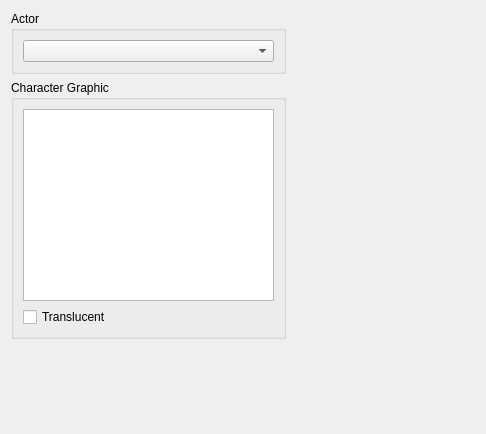
<?xml version="1.0" encoding="UTF-8"?>
<ui version="4.0">
 <class>ChangeActorGraphicWidget</class>
 <widget class="QWidget" name="ChangeActorGraphicWidget">
  <property name="geometry">
   <rect>
    <x>0</x>
    <y>0</y>
    <width>486</width>
    <height>434</height>
   </rect>
  </property>
  <layout class="QGridLayout" name="gridLayout">
   <item row="0" column="0">
    <widget class="QGroupBox" name="groupBox">
     <property name="title">
      <string>Actor</string>
     </property>
     <layout class="QGridLayout" name="gridLayout_2">
      <item row="0" column="0">
       <widget class="ActorRpgComboBox" name="comboActor_arg0"/>
      </item>
     </layout>
    </widget>
   </item>
   <item row="1" column="0">
    <widget class="QGroupBox" name="groupBox_2">
     <property name="title">
      <string>Character Graphic</string>
     </property>
     <layout class="QVBoxLayout" name="verticalLayout">
      <item>
       <widget class="CharSetGraphicsView" name="viewChar"/>
      </item>
      <item>
       <widget class="QCheckBox" name="checkTrans_arg2">
        <property name="text">
         <string>Translucent</string>
        </property>
       </widget>
      </item>
     </layout>
    </widget>
   </item>
   <item row="1" column="1">
    <spacer name="horizontalSpacer">
     <property name="orientation">
      <enum>Qt::Horizontal</enum>
     </property>
     <property name="sizeHint" stdset="0">
      <size>
       <width>193</width>
       <height>20</height>
      </size>
     </property>
    </spacer>
   </item>
   <item row="2" column="0">
    <spacer name="verticalSpacer">
     <property name="orientation">
      <enum>Qt::Vertical</enum>
     </property>
     <property name="sizeHint" stdset="0">
      <size>
       <width>20</width>
       <height>71</height>
      </size>
     </property>
    </spacer>
   </item>
  </layout>
 </widget>
 <customwidgets>
  <customwidget>
   <class>ActorRpgComboBox</class>
   <extends>QComboBox</extends>
   <header>ui/common/rpg_combobox.h</header>
  </customwidget>
  <customwidget>
   <class>CharSetGraphicsView</class>
   <extends>QGraphicsView</extends>
   <header>ui/viewer/rpg_graphics_view.h</header>
  </customwidget>
 </customwidgets>
 <resources/>
 <connections/>
 <slots>
  <slot>helpRequested()</slot>
 </slots>
</ui>
